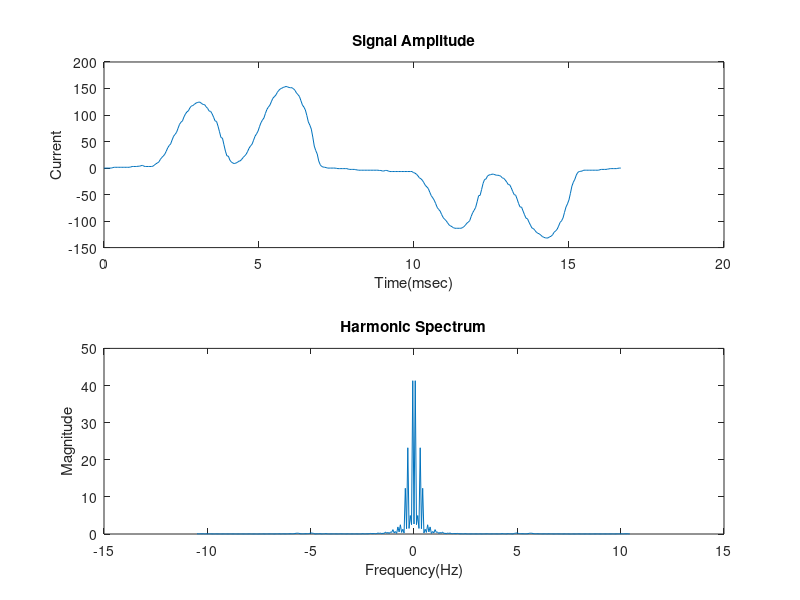

This figure's MATLAB source:
clear; clc;
I = [-0.06454
-0.06454
-0.06454
-0.06454
-0.06454
-0.06454
0.93546
1.43546
1.43546
1.43546
1.43546
1.43546
1.43546
1.43546
1.43546
1.43546
1.43546
1.43546
1.93546
2.93546
2.93546
2.93546
2.93546
3.43546
3.43546
4.43546
4.93546
3.43546
2.93546
2.93546
2.93546
2.93546
2.93546
3.43546
5.43546
7.93546
9.43546
11.43546
15.93546
19.93546
22.43546
25.93546
31.43546
37.93546
42.43546
45.43546
52.93546
59.93546
63.43546
67.43546
74.93546
82.43546
86.43546
88.93546
96.43546
101.93546
105.93546
107.93546
113.43546
116.93546
117.93546
119.93546
122.43546
123.43546
124.43546
123.93546
121.43546
119.93546
119.43546
115.43546
112.43546
107.43546
106.93546
102.43546
95.93546
88.93546
87.93546
78.93546
68.43546
57.43546
56.43546
43.93546
31.93546
22.93546
22.43546
14.93546
11.43546
9.43546
8.43546
9.43546
10.43546
12.93546
13.43546
16.43546
19.93546
22.93546
25.93546
31.43546
37.43546
41.93546
44.93546
52.43546
59.93546
64.43546
69.43546
77.93546
85.49102
90.43546
94.43546
102.93546
110.43546
114.93546
118.43546
124.93546
131.43546
134.43546
137.43546
142.43546
146.43546
148.93546
150.43546
151.93546
152.93546
153.93546
152.93546
151.93546
151.43546
151.43546
149.43546
146.43546
141.43546
138.43546
134.93546
126.93546
118.93546
114.93546
109.43546
98.93546
86.93546
80.93546
73.43546
58.43546
41.43546
32.93546
26.43546
13.43546
6.43546
2.93546
1.93546
1.43546
0.93546
-0.06454
-0.06454
-0.06454
-0.06454
-0.06454
-0.06454
-0.56454
-1.06454
-1.06454
-1.06454
-1.06454
-1.06454
-1.06454
-1.06454
-2.06454
-2.56454
-2.56454
-2.56454
-2.56454
-3.06454
-3.56454
-4.06454
-4.06454
-4.06454
-4.06454
-4.06454
-4.06454
-4.06454
-4.06454
-4.06454
-4.06454
-4.06454
-4.06454
-4.06454
-4.06454
-4.56454
-4.56454
-5.56454
-5.56454
-4.56454
-4.56454
-5.56454
-6.56454
-6.56454
-6.56454
-6.56454
-6.56454
-6.56454
-6.56454
-6.56454
-6.56454
-6.56454
-6.56454
-6.56454
-6.56454
-6.56454
-6.56454
-6.56454
-8.56454
-9.56454
-11.56454
-14.56454
-18.56454
-20.06454
-23.06454
-27.56454
-32.56454
-35.56454
-38.56454
-45.56454
-52.06454
-56.06454
-60.56454
-67.06454
-74.06454
-78.06454
-81.06454
-87.56454
-93.06454
-96.56454
-99.06454
-103.06454
-107.06454
-109.06454
-110.56454
-112.56454
-113.56454
-113.56454
-113.56454
-113.56454
-113.56454
-112.56454
-110.56454
-108.06454
-104.06454
-102.06454
-99.06454
-91.06454
-84.06454
-79.56454
-74.06454
-63.56454
-52.06454
-51.56454
-40.56454
-29.06454
-21.56454
-20.56454
-15.06454
-13.06454
-12.56454
-11.56454
-11.56454
-12.56454
-13.56454
-13.56454
-14.06454
-15.56454
-18.56454
-19.56454
-22.56454
-26.56454
-31.06454
-31.56454
-37.06454
-44.06454
-50.06454
-51.06454
-58.56454
-67.06454
-73.56454
-73.56454
-81.06454
-88.06454
-94.56454
-95.56454
-102.06454
-107.56454
-113.06454
-114.06454
-117.56454
-121.06454
-123.06454
-124.06454
-126.56454
-129.06454
-130.56454
-131.56454
-132.06454
-131.56454
-129.56454
-128.56454
-125.56454
-121.06454
-118.56454
-115.56454
-109.56454
-102.56454
-99.56454
-94.06454
-83.56454
-73.56454
-67.56454
-60.06454
-47.56454
-34.06454
-26.56454
-21.06454
-13.06454
-8.06454
-6.56454
-6.06454
-5.56454
-4.06454
-4.06454
-4.06454
-4.06454
-4.06454
-4.06454
-4.06454
-4.06454
-4.06454
-4.06454
-4.06454
-3.06454
-2.56454
-2.56454
-2.56454
-2.56454
-2.06454
-1.56454
-1.06454
-1.06454
-1.06454
-1.06454
-1.06454
-0.56454
-0.06454
-0.06454];

time = 0:16.67/349:16.67;
figure;
subplot(2,1,1);
plot(time, I);
xlabel('Time(msec)');
ylabel('Current');
title('Signal Amplitude');

x = abs(fft(I));
y = max(x);
z = x/y;    % to represent harmonic signals in percentage of fundamental

fs = 350*60;
f = 60; % fundamental freq
num_sample = 350;
f = 0:fs/num_sample:fs-fs/num_sample;
f = f/60;

subplot(2,1,2);
bar(f,z); xlim([0 25]), grid
set(gca,'XTick',(0:1:25));

%%
THD = sqrt( 0.061^2 + 0.121^2 + 0.036^2 + 0.56^2 + 0.034^2 + 0.298^2 + 0.031^2 + 0.06^2 + 0.046^2 + 0.016^2 + 0.028^2 );

I_peak = max(I);

sum = 0;
for k = 1:350
    sum = sum + I(k)^2;
end

I_rms = sqrt(sum/350);

CF = I_peak/I_rms;

%%

fs = 350/16.67;
dt = 1/fs;
stop_time = 16.67;
start_time = 0;
t = (0:dt:stop_time-dt)';
N = size(t,1);

X = fftshift(fft(I));
df = fs/N;
f = -fs/2:df:fs/2-df;


plot(f,abs(X)/N);
xlabel('Frequency(Hz)');
ylabel('Magnitude');
title('Harmonic Spectrum');
